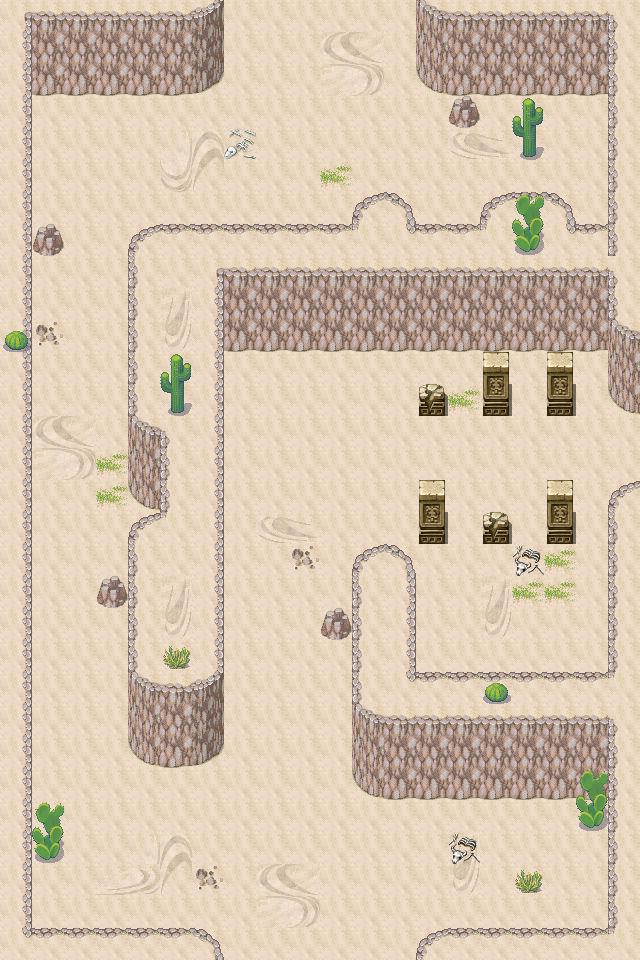

Below is a game level as drawn by its tile map, then a one-line description and the .tmx that defines it (tile-layer data replaced by summaries):
An orthogonal 20x30 tile map with 32x32 px tiles, 3 tile layers (Capa de Patrones 1, Capa de patrones 2, Capa de patrones 3) and 27 objects.

<map version="1.0" orientation="orthogonal" width="20" height="30" tilewidth="32" tileheight="32">
 <tileset firstgid="1" name="desierto" tilewidth="32" tileheight="32">
  <image source="gfx/desierto.png" width="256" height="320" />
 </tileset>
 <layer name="Capa de Patrones 1" width="20" height="30">
  <data>[600 cells, 600 non-empty, 7 distinct tile ids]</data>
 </layer>
 <layer name="Capa de patrones 2" width="20" height="30">
  <data>[600 cells, 287 non-empty, 38 distinct tile ids]</data>
 </layer>
 <layer name="Capa de patrones 3" width="20" height="30">
  <data>[600 cells, 10 non-empty, 5 distinct tile ids]</data>
 </layer>
 <objectgroup color="#f90404" name="muro" width="20" height="30">
  <properties>
   <property name="wall" value="true" />
  </properties>
  <object x="417" y="1" width="221" height="94" />
  <object x="609" y="97" width="31" height="317" />
  <object x="130" y="226" width="495" height="124" />
  <object x="356" y="194" width="55" height="40" />
  <object x="482" y="195" width="89" height="47" />
  <object x="510" y="99" width="35" height="59" />
  <object x="419" y="388" width="27" height="29" />
  <object x="482" y="355" width="29" height="62" />
  <object x="547" y="353" width="28" height="61" />
  <object x="547" y="482" width="26" height="60" />
  <object x="483" y="514" width="26" height="31" />
  <object x="419" y="482" width="29" height="62" />
  <object x="353" y="547" width="63" height="252" />
  <object x="416" y="671" width="226" height="130" />
  <object x="610" y="484" width="31" height="191" />
  <object x="572" y="771" width="33" height="58" />
  <object x="608" y="803" width="32" height="167" />
  <object x="418" y="928" width="208" height="37" />
  <object x="1" y="929" width="221" height="44" />
  <object x="127" y="350" width="97" height="413" />
  <object x="32" y="803" width="28" height="58" />
  <object x="0" y="2" width="32" height="961" />
  <object x="4" y="1" width="218" height="88" />
  <object x="451" y="99" width="28" height="29" />
  <object x="37" y="227" width="24" height="27" />
  <object x="324" y="611" width="25" height="27" />
  <object x="101" y="578" width="24" height="29" />
 </objectgroup>
</map>